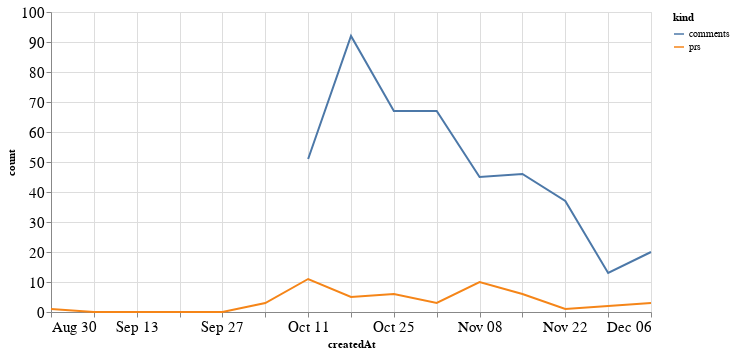

The code cell stored with this chart in its notebook:
### Code cell
alt.Chart(total_time, width=600).mark_line().encode(
    x='createdAt',
    y='count',
    color='kind'
)

### Figure 1 — Vega-Lite specification as saved in the notebook (floating-point values rounded to 4 significant figures)
{"config": {"axisLeft": {"labelFontSize": 15}, "axisBottom": {"labelFontSize": 15}}, "data": {"name": "data-70a9b157b0e90ba399f007a37d081d6a"}, "mark": "line", "encoding": {"color": {"type": "nominal", "field": "kind"}, "x": {"type": "temporal", "field": "createdAt"}, "y": {"type": "quantitative", "field": "count"}}, "width": 600, "$schema": "https://vega.github.io/schema/vega-lite/v4.8.1.json", "datasets": {"data-70a9b157b0e90ba399f007a37d081d6a": [{"createdAt": "2020-08-30T00:00:00", "kind": "prs", "count": 1.0}, {"createdAt": "2020-09-06T00:00:00", "kind": "prs", "count": 0.0}, {"createdAt": "2020-09-13T00:00:00", "kind": "prs", "count": 0.0}, {"createdAt": "2020-09-20T00:00:00", "kind": "prs", "count": 0.0}, {"createdAt": "2020-09-27T00:00:00", "kind": "prs", "count": 0.0}, {"createdAt": "2020-10-04T00:00:00", "kind": "prs", "count": 3.0}, {"createdAt": "2020-10-11T00:00:00", "kind": "prs", "count": 11.0}, {"createdAt": "2020-10-18T00:00:00", "kind": "prs", "count": 5.0}, {"createdAt": "2020-10-25T00:00:00", "kind": "prs", "count": 6.0}, {"createdAt": "2020-11-01T00:00:00", "kind": "prs", "count": 3.0}, {"createdAt": "2020-11-08T00:00:00", "kind": "prs", "count": 10.0}, {"createdAt": "2020-11-15T00:00:00", "kind": "prs", "count": 6.0}, {"createdAt": "2020-11-22T00:00:00", "kind": "prs", "count": 1.0}, {"createdAt": "2020-11-29T00:00:00", "kind": "prs", "count": 2.0}, {"createdAt": "2020-12-06T00:00:00", "kind": "prs", "count": 3.0}, {"createdAt": "2020-08-30T00:00:00", "kind": "comments", "count": null}, {"createdAt": "2020-09-06T00:00:00", "kind": "comments", "count": null}, {"createdAt": "2020-09-13T00:00:00", "kind": "comments", "count": null}, {"createdAt": "2020-09-20T00:00:00", "kind": "comments", "count": null}, {"createdAt": "2020-09-27T00:00:00", "kind": "comments", "count": null}, {"createdAt": "2020-10-04T00:00:00", "kind": "comments", "count": null}, {"createdAt": "2020-10-11T00:00:00", "kind": "comments", "count": 51.0}, {"createdAt": "2020-10-18T00:00:00", "kind": "comments", "count": 92.0}, {"createdAt": "2020-10-25T00:00:00", "kind": "comments", "count": 67.0}, {"createdAt": "2020-11-01T00:00:00", "kind": "comments", "count": 67.0}, {"createdAt": "2020-11-08T00:00:00", "kind": "comments", "count": 45.0}, {"createdAt": "2020-11-15T00:00:00", "kind": "comments", "count": 46.0}, {"createdAt": "2020-11-22T00:00:00", "kind": "comments", "count": 37.0}, {"createdAt": "2020-11-29T00:00:00", "kind": "comments", "count": 13.0}, {"createdAt": "2020-12-06T00:00:00", "kind": "comments", "count": 20.0}]}}
